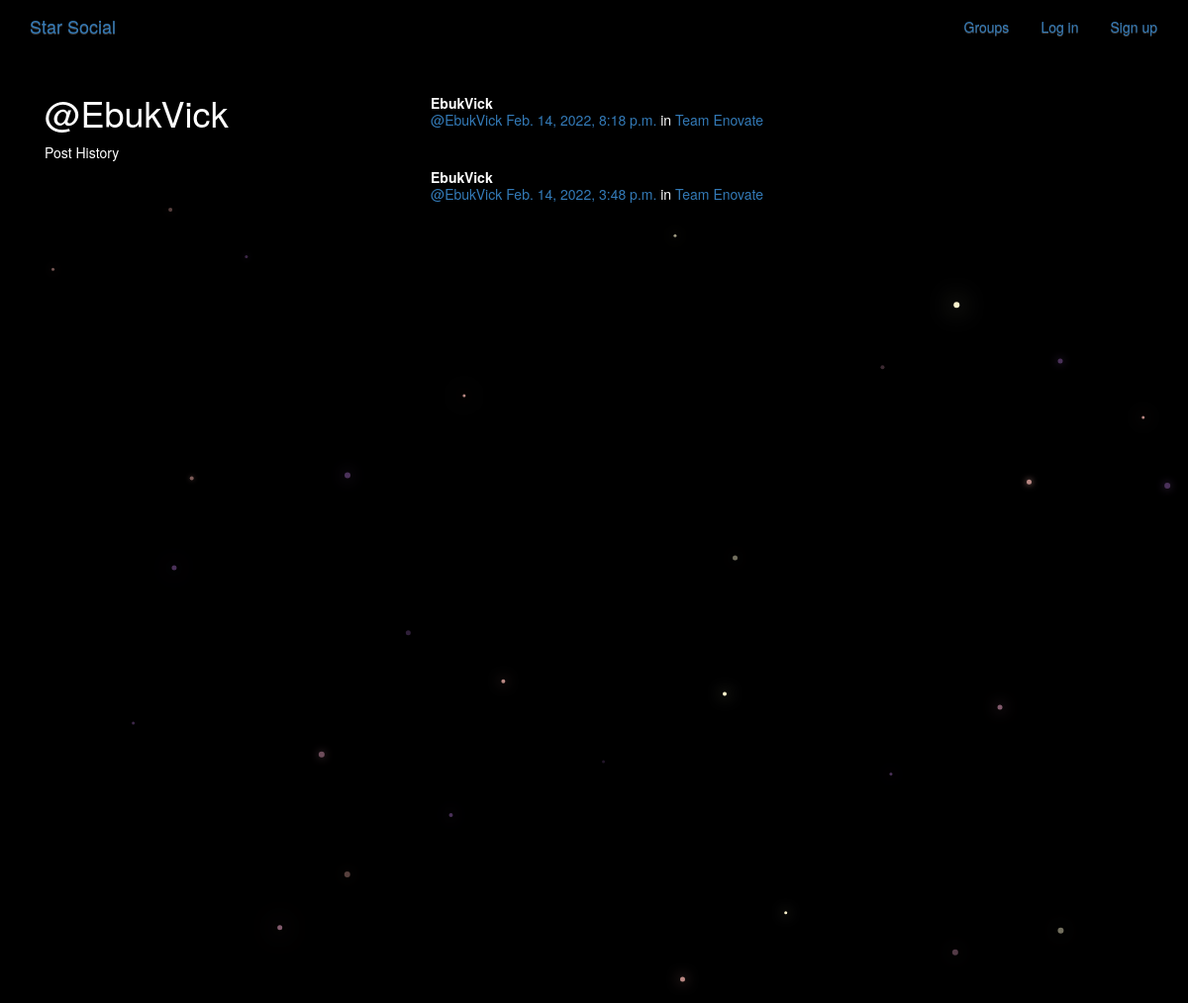
The app's page /posts/by/EbukVick/ with its own data.
### posts/models.py (models this page shows, shortened)
class Post(models.Model):
    user = models.ForeignKey(User, related_name='posts', on_delete=models.CASCADE)
    created_at = models.DateTimeField(auto_now=True)
    message = models.TextField()
    message_html = models.TextField(editable=False)
    group = models.ForeignKey(Group, related_name='posts', null=True, blank=True, on_delete=models.CASCADE)
    class Meta:
        ordering = ['-created_at']
        unique_together = ['user', 'message']

### groups/models.py (models this page shows, shortened)
class Group(models.Model):
    name = models.CharField(max_length=255, unique=True)
    slug = models.SlugField(allow_unicode=True, unique=True)
    description = models.TextField(blank=True, default='')
    description_html = models.TextField(editable=False, default='', blank=True)
    members = models.ManyToManyField(User, through='GroupMember')
    class Meta:
        ordering = ['name']

### posts/views.py (the view)
# urls.py: re_path(r'by/(?P<username>[-\w]+)/$', views.UserPosts.as_view(), name='for_user')
class UserPosts(generic.ListView):
    model = models.Post
    template_name = 'posts/user_post_list.html'
    def get_queryset(self):
        try:
            self.post_user = User.objects.prefetch_related('posts').get(username__iexact=self.kwargs.get('username'))
        except User.DoesNotExist:
            raise Http404
        else:
            return self.post_user.posts.all()
    def get_context_data(self, **kwargs):
        context = super().get_context_data(**kwargs)
        context['post_user'] = self.post_user
        return context

### posts/templates/posts/user_post_list.html
{% extends "posts/post_base.html" %}
{% block prepost %}
<div class="col-md-4">
	<h1>@{{ post_user.username }}</h1>
	<p>Post History</p>
</div>
{% endblock %}
{% block post_content %}
<div class="col-md-8">
	{% for post in post_list %}
		{% include "posts/_post.html" %}
	{% endfor %}
</div>
{% endblock %}

### posts/templates/posts/_post.html (shortened to what this page needs)
<div class="post media">
	<div class="media-body">
		<strong>{{ post.user.username }}</strong>
		<h5 class="media-heading">
			<span class="username"><a href="{% url 'posts:for_user' username=post.user.username %}">@{{ post.user.username }}</a></span>
			<time class="time"><a href="{% url 'posts:single' username=post.user.username pk=post.pk %}">{{ post.created_at }}</a></time>
			{% if post.group %}
			<span class="group-name">in <a href="#">{{ post.group.name }}</a></span>
			{% endif %}
		</h5>
	</div>
</div>

### static/simplesocial/css/master.css (style rules this page uses)
body { margin: 0; overflow: hidden; background-color: black; color:white; }

### records on screen
Post: user.username "EbukVick", created_at "Feb. 14, 2022, 8:18 p.m.", group.name "Team Enovate"
Post: user.username "EbukVick", created_at "Feb. 14, 2022, 3:48 p.m.", group.name "Team Enovate"

### other values on screen
{{ post_user.username }} "EbukVick"
